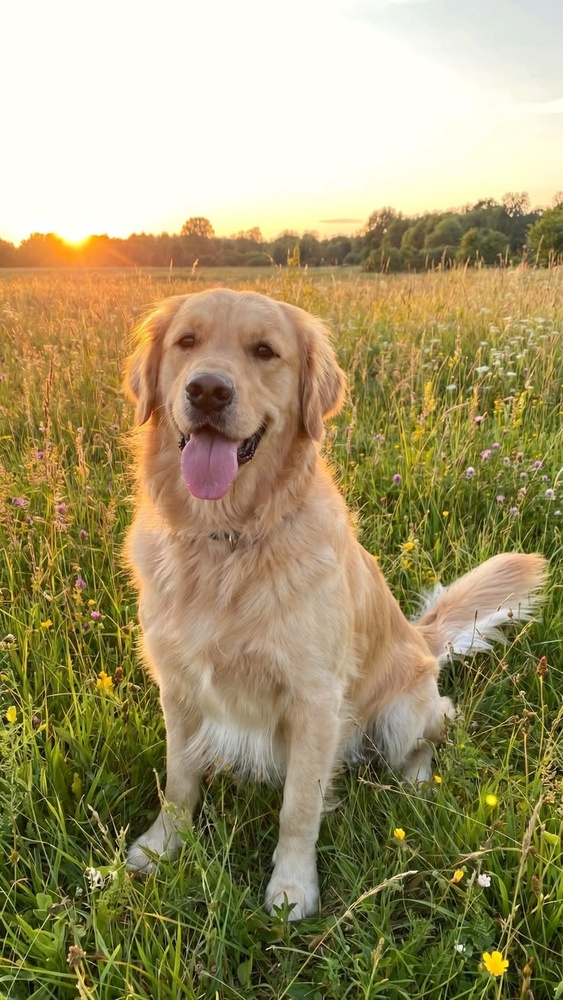
#> input picture openCV/dog.jpg, 563 x 1000 px, shrunk from 736 x 1308 before the run
$ python dilate.py
#> lines starting #> are read from the running program, lines starting #| are printed output that depends on the picture; after the words box and inside, x2 and y2 are one past the last pixel; in counts of white or black regions, pixels touching at a corner belong together
import cv2
import numpy as np

img = cv2.imread("dog.jpg")
#> img is the input picture: shape (1000, 563, 3); mean B, G, R 106.8, 149.1, 161.2

gray = cv2.cvtColor(img, cv2.COLOR_BGR2GRAY)
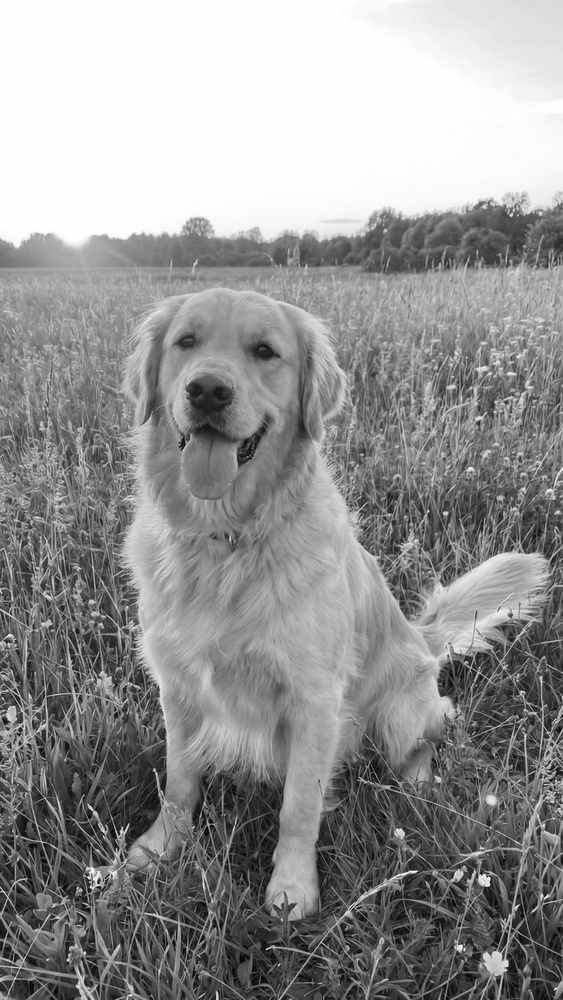
#> gray: shape (1000, 563); min 1, max 255, mean 147.9
# Threshold
_, threshold = cv2.threshold(
    gray,
    127,
    255,
    cv2.THRESH_BINARY
)
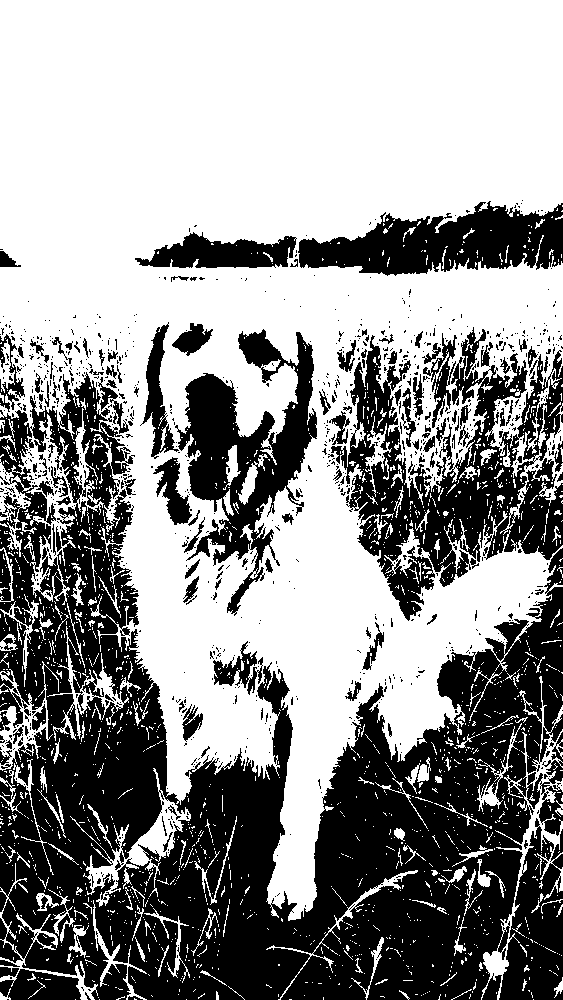
#> threshold: shape (1000, 563); 58% white; 1009 black regions (884 under 20 px), largest, box (x1, y1, x2, y2) and area: (0, 372, 563, 1000) 151823, (331, 327, 563, 621) 26600, (175, 329, 317, 616) 15149

# Kernel = o mică matrice folosită pentru operația morfologică
kernel = np.ones((5, 5), np.uint8)
#eroded = cv2.erode(
#Erodarea este o operație morfologică care micșorează zonele albe dintr-o imagine binară. Aceasta poate fi utilă pentru a elimina zgomotul sau pentru a separa obiectele apropiate.
# Dilatare
# Dilatarea este o operație morfologică care mărește zonele albe dintr-o imagine binară. Aceasta poate fi utilă pentru a conecta obiecte apropiate sau pentru a evidenția caracteristicile unei imagini.
dilated = cv2.dilate(
    threshold,
    kernel,
    iterations=1
)
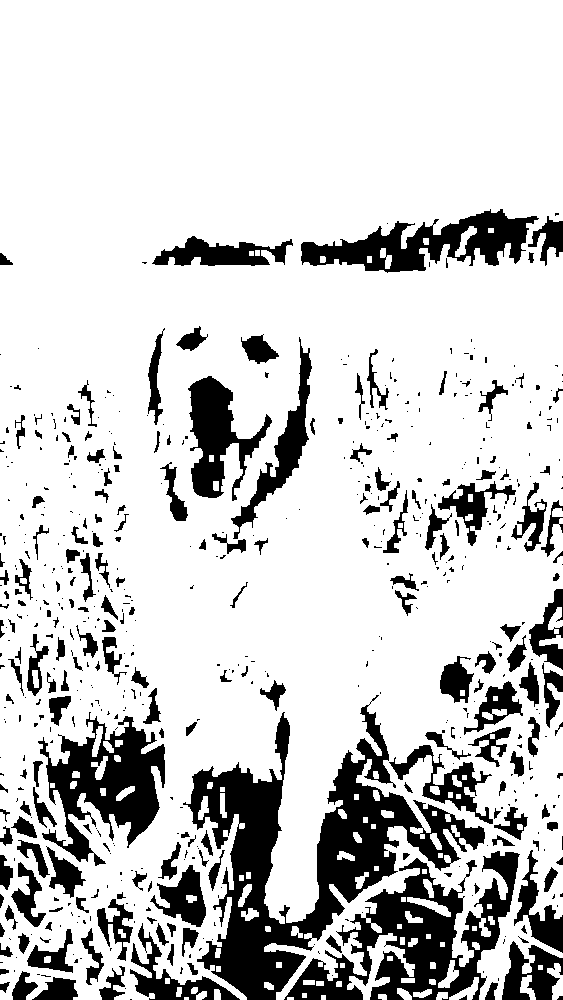
#> dilated: shape (1000, 563); 80.7% white; 593 black regions (385 under 20 px), largest, box (x1, y1, x2, y2) and area: (183, 695, 485, 1000) 25786, (284, 851, 520, 1000) 13232, (38, 712, 165, 866) 8810

cv2.imshow("Threshold", threshold)
cv2.imshow("Dilated", dilated)

cv2.waitKey(0)
cv2.destroyAllWindows()
